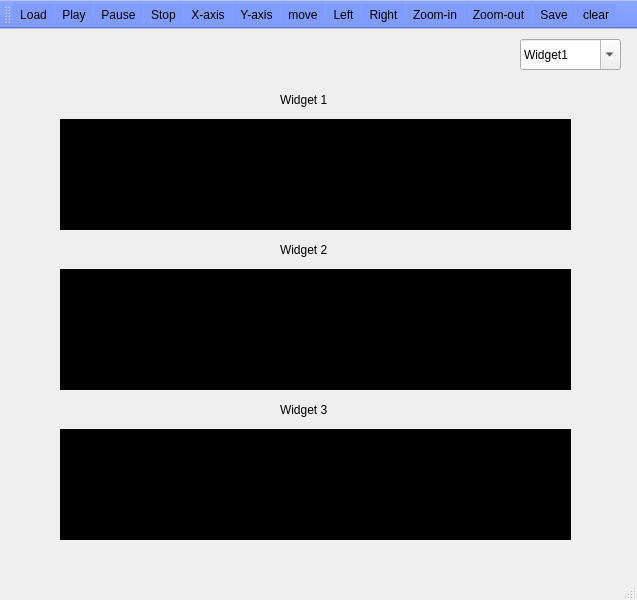
<?xml version="1.0" encoding="UTF-8"?>
<ui version="4.0">
 <class>mainWindow</class>
 <widget class="QMainWindow" name="mainWindow">
  <property name="enabled">
   <bool>true</bool>
  </property>
  <property name="geometry">
   <rect>
    <x>0</x>
    <y>0</y>
    <width>637</width>
    <height>600</height>
   </rect>
  </property>
  <property name="windowTitle">
   <string>Signal Viewer</string>
  </property>
  <property name="windowIcon">
   <iconset>
    <normaloff>signals/window.jpg</normaloff>signals/window.jpg</iconset>
  </property>
  <property name="autoFillBackground">
   <bool>false</bool>
  </property>
  <property name="styleSheet">
   <string notr="true">font: 12pt &quot;Franklin Gothic Demi Cond&quot;;</string>
  </property>
  <property name="iconSize">
   <size>
    <width>30</width>
    <height>30</height>
   </size>
  </property>
  <widget class="QWidget" name="centralwidget">
   <widget class="QComboBox" name="Widgets">
    <property name="geometry">
     <rect>
      <x>520</x>
      <y>10</y>
      <width>101</width>
      <height>31</height>
     </rect>
    </property>
    <property name="styleSheet">
     <string notr="true">font: 8pt &quot;Arial Narrow&quot;;
font: 12pt &quot;MS Shell Dlg 2&quot;;</string>
    </property>
    <property name="editable">
     <bool>true</bool>
    </property>
    <property name="currentText">
     <string>Widgets</string>
    </property>
    <item>
     <property name="text">
      <string>Widget1</string>
     </property>
    </item>
    <item>
     <property name="text">
      <string>Widget2</string>
     </property>
    </item>
    <item>
     <property name="text">
      <string>Widget3</string>
     </property>
    </item>
   </widget>
   <widget class="QWidget" name="widget" native="true">
    <property name="geometry">
     <rect>
      <x>60</x>
      <y>90</y>
      <width>511</width>
      <height>111</height>
     </rect>
    </property>
    <property name="autoFillBackground">
     <bool>false</bool>
    </property>
    <property name="styleSheet">
     <string notr="true">background-color: rgb(0, 0, 0);</string>
    </property>
   </widget>
   <widget class="QWidget" name="widget_2" native="true">
    <property name="geometry">
     <rect>
      <x>60</x>
      <y>240</y>
      <width>511</width>
      <height>121</height>
     </rect>
    </property>
    <property name="styleSheet">
     <string notr="true">background-color: rgb(0, 0, 0);</string>
    </property>
   </widget>
   <widget class="QWidget" name="widget_3" native="true">
    <property name="geometry">
     <rect>
      <x>60</x>
      <y>400</y>
      <width>511</width>
      <height>111</height>
     </rect>
    </property>
    <property name="styleSheet">
     <string notr="true">background-color: rgb(0, 0, 0);</string>
    </property>
   </widget>
   <widget class="QLabel" name="label">
    <property name="geometry">
     <rect>
      <x>280</x>
      <y>60</y>
      <width>61</width>
      <height>21</height>
     </rect>
    </property>
    <property name="styleSheet">
     <string notr="true">
font: 12pt &quot;Arial Narrow&quot;;</string>
    </property>
    <property name="text">
     <string>Widget 1</string>
    </property>
   </widget>
   <widget class="QLabel" name="label_2">
    <property name="geometry">
     <rect>
      <x>280</x>
      <y>210</y>
      <width>61</width>
      <height>21</height>
     </rect>
    </property>
    <property name="styleSheet">
     <string notr="true">font: 12pt &quot;Arial Narrow&quot;;
</string>
    </property>
    <property name="text">
     <string>Widget 2</string>
    </property>
   </widget>
   <widget class="QLabel" name="label_3">
    <property name="geometry">
     <rect>
      <x>280</x>
      <y>370</y>
      <width>61</width>
      <height>21</height>
     </rect>
    </property>
    <property name="styleSheet">
     <string notr="true">font: 12pt &quot;Arial Narrow&quot;;
</string>
    </property>
    <property name="text">
     <string>Widget 3</string>
    </property>
   </widget>
  </widget>
  <widget class="QStatusBar" name="statusbar"/>
  <widget class="QToolBar" name="toolBar">
   <property name="sizePolicy">
    <sizepolicy hsizetype="Preferred" vsizetype="Preferred">
     <horstretch>0</horstretch>
     <verstretch>0</verstretch>
    </sizepolicy>
   </property>
   <property name="windowTitle">
    <string>toolBar</string>
   </property>
   <property name="autoFillBackground">
    <bool>false</bool>
   </property>
   <property name="styleSheet">
    <string notr="true">background-color: rgb(128, 156, 255);
selection-background-color: rgb(255, 255, 255);</string>
   </property>
   <property name="iconSize">
    <size>
     <width>28</width>
     <height>28</height>
    </size>
   </property>
   <attribute name="toolBarArea">
    <enum>TopToolBarArea</enum>
   </attribute>
   <attribute name="toolBarBreak">
    <bool>true</bool>
   </attribute>
   <addaction name="actionLoad"/>
   <addaction name="actionPlay"/>
   <addaction name="actionPause"/>
   <addaction name="actionStop"/>
   <addaction name="actionX_axis"/>
   <addaction name="actionY_axis"/>
   <addaction name="actionmove"/>
   <addaction name="actionLeft"/>
   <addaction name="actionRight"/>
   <addaction name="actionZoom_in"/>
   <addaction name="actionZoom_out"/>
   <addaction name="actionSave"/>
   <addaction name="actionclear"/>
  </widget>
  <action name="actionLoad">
   <property name="icon">
    <iconset>
     <normaloff>Signal Viewer/images/browse.png</normaloff>Signal Viewer/images/browse.png</iconset>
   </property>
   <property name="text">
    <string>Load</string>
   </property>
  </action>
  <action name="actionX_axis">
   <property name="icon">
    <iconset>
     <normaloff>Signal Viewer/images/x axis.png</normaloff>Signal Viewer/images/x axis.png</iconset>
   </property>
   <property name="text">
    <string>X-axis</string>
   </property>
  </action>
  <action name="actionY_axis">
   <property name="icon">
    <iconset>
     <normaloff>Signal Viewer/images/y axis.png</normaloff>Signal Viewer/images/y axis.png</iconset>
   </property>
   <property name="text">
    <string>Y-axis</string>
   </property>
  </action>
  <action name="actionmove">
   <property name="icon">
    <iconset>
     <normaloff>Signal Viewer/images/move.png</normaloff>Signal Viewer/images/move.png</iconset>
   </property>
   <property name="text">
    <string>move</string>
   </property>
  </action>
  <action name="actionPlay">
   <property name="icon">
    <iconset>
     <normaloff>Signal Viewer/images/play.png</normaloff>Signal Viewer/images/play.png</iconset>
   </property>
   <property name="text">
    <string>Play</string>
   </property>
  </action>
  <action name="actionPause">
   <property name="icon">
    <iconset>
     <normaloff>Signal Viewer/images/pause.png</normaloff>Signal Viewer/images/pause.png</iconset>
   </property>
   <property name="text">
    <string>Pause</string>
   </property>
  </action>
  <action name="actionStop">
   <property name="icon">
    <iconset>
     <normaloff>Signal Viewer/images/stop.png</normaloff>Signal Viewer/images/stop.png</iconset>
   </property>
   <property name="text">
    <string>Stop</string>
   </property>
  </action>
  <action name="actionSave">
   <property name="icon">
    <iconset>
     <normaloff>Signal Viewer/images/save1.png</normaloff>Signal Viewer/images/save1.png</iconset>
   </property>
   <property name="text">
    <string>Save</string>
   </property>
  </action>
  <action name="actionclear">
   <property name="icon">
    <iconset>
     <normaloff>Signal Viewer/images/clear.png</normaloff>Signal Viewer/images/clear.png</iconset>
   </property>
   <property name="text">
    <string>clear</string>
   </property>
  </action>
  <action name="actionLeft">
   <property name="icon">
    <iconset>
     <normaloff>Signal Viewer/images/left.png</normaloff>Signal Viewer/images/left.png</iconset>
   </property>
   <property name="text">
    <string>Left</string>
   </property>
  </action>
  <action name="actionRight">
   <property name="icon">
    <iconset>
     <normaloff>Signal Viewer/images/right.png</normaloff>Signal Viewer/images/right.png</iconset>
   </property>
   <property name="text">
    <string>Right</string>
   </property>
  </action>
  <action name="actionZoom_in">
   <property name="icon">
    <iconset>
     <normaloff>Signal Viewer/images/zoom-in.png</normaloff>Signal Viewer/images/zoom-in.png</iconset>
   </property>
   <property name="text">
    <string>Zoom-in</string>
   </property>
  </action>
  <action name="actionZoom_out">
   <property name="icon">
    <iconset>
     <normaloff>Signal Viewer/images/zoom-out.png</normaloff>Signal Viewer/images/zoom-out.png</iconset>
   </property>
   <property name="text">
    <string>Zoom-out</string>
   </property>
  </action>
 </widget>
 <resources/>
 <connections/>
</ui>
